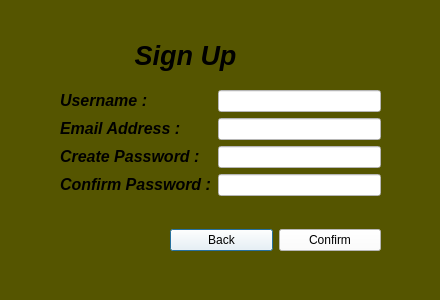
<?xml version="1.0" encoding="UTF-8"?>
<ui version="4.0">
 <class>signup</class>
 <widget class="QDialog" name="signup">
  <property name="geometry">
   <rect>
    <x>0</x>
    <y>0</y>
    <width>440</width>
    <height>300</height>
   </rect>
  </property>
  <property name="sizePolicy">
   <sizepolicy hsizetype="Fixed" vsizetype="Fixed">
    <horstretch>0</horstretch>
    <verstretch>0</verstretch>
   </sizepolicy>
  </property>
  <property name="minimumSize">
   <size>
    <width>0</width>
    <height>0</height>
   </size>
  </property>
  <property name="windowTitle">
   <string>Dialog</string>
  </property>
  <property name="styleSheet">
   <string notr="true">background-color: rgb(85, 85, 0);</string>
  </property>
  <widget class="QLabel" name="label">
   <property name="geometry">
    <rect>
     <x>40</x>
     <y>30</y>
     <width>291</width>
     <height>51</height>
    </rect>
   </property>
   <property name="text">
    <string>&lt;html&gt;&lt;head/&gt;&lt;body&gt;&lt;p align=&quot;center&quot;&gt;&lt;span style=&quot; font-size:20pt; font-weight:700; font-style:italic; color:#000000;&quot;&gt;Sign Up&lt;/span&gt;&lt;/p&gt;&lt;/body&gt;&lt;/html&gt;</string>
   </property>
  </widget>
  <widget class="QWidget" name="formLayoutWidget">
   <property name="geometry">
    <rect>
     <x>60</x>
     <y>90</y>
     <width>321</width>
     <height>121</height>
    </rect>
   </property>
   <layout class="QFormLayout" name="formLayout">
    <item row="0" column="0">
     <widget class="QLabel" name="label_2">
      <property name="text">
       <string>&lt;html&gt;&lt;head/&gt;&lt;body&gt;&lt;p&gt;&lt;span style=&quot; font-size:12pt; font-weight:700; font-style:italic;&quot;&gt;Username :&lt;/span&gt;&lt;/p&gt;&lt;/body&gt;&lt;/html&gt;</string>
      </property>
     </widget>
    </item>
    <item row="0" column="1">
     <widget class="QLineEdit" name="lineEdit">
      <property name="styleSheet">
       <string notr="true">font: 700 italic 9pt &quot;Segoe UI&quot;;
color: rgb(0, 0, 0);
background-color: rgb(255, 255, 255);</string>
      </property>
     </widget>
    </item>
    <item row="1" column="0">
     <widget class="QLabel" name="label_3">
      <property name="text">
       <string>&lt;html&gt;&lt;head/&gt;&lt;body&gt;&lt;p&gt;&lt;span style=&quot; font-size:12pt; font-weight:700; font-style:italic;&quot;&gt;Email Address :&lt;/span&gt;&lt;/p&gt;&lt;/body&gt;&lt;/html&gt;</string>
      </property>
     </widget>
    </item>
    <item row="1" column="1">
     <widget class="QLineEdit" name="lineEdit_2">
      <property name="styleSheet">
       <string notr="true">font: 700 italic 9pt &quot;Segoe UI&quot;;
color: rgb(0, 0, 0);
background-color: rgb(255, 255, 255);</string>
      </property>
     </widget>
    </item>
    <item row="2" column="0">
     <widget class="QLabel" name="label_4">
      <property name="text">
       <string>&lt;html&gt;&lt;head/&gt;&lt;body&gt;&lt;p&gt;&lt;span style=&quot; font-size:12pt; font-weight:700; font-style:italic;&quot;&gt;Create Password :&lt;/span&gt;&lt;/p&gt;&lt;/body&gt;&lt;/html&gt;</string>
      </property>
     </widget>
    </item>
    <item row="2" column="1">
     <widget class="QLineEdit" name="lineEdit_3">
      <property name="styleSheet">
       <string notr="true">font: 700 italic 9pt &quot;Segoe UI&quot;;
color: rgb(0, 0, 0);
background-color: rgb(255, 255, 255);</string>
      </property>
     </widget>
    </item>
    <item row="3" column="0">
     <widget class="QLabel" name="label_5">
      <property name="text">
       <string>&lt;html&gt;&lt;head/&gt;&lt;body&gt;&lt;p&gt;&lt;span style=&quot; font-size:12pt; font-weight:700; font-style:italic;&quot;&gt;Confirm Password :&lt;/span&gt;&lt;/p&gt;&lt;/body&gt;&lt;/html&gt;</string>
      </property>
     </widget>
    </item>
    <item row="3" column="1">
     <widget class="QLineEdit" name="lineEdit_4">
      <property name="styleSheet">
       <string notr="true">font: 700 italic 9pt &quot;Segoe UI&quot;;
color: rgb(0, 0, 0);
background-color: rgb(255, 255, 255);</string>
      </property>
     </widget>
    </item>
   </layout>
  </widget>
  <widget class="QWidget" name="horizontalLayoutWidget">
   <property name="geometry">
    <rect>
     <x>170</x>
     <y>220</y>
     <width>211</width>
     <height>41</height>
    </rect>
   </property>
   <layout class="QHBoxLayout" name="horizontalLayout">
    <item>
     <widget class="QPushButton" name="pushButton_2">
      <property name="styleSheet">
       <string notr="true">background-color: rgb(255, 255, 255);
border-color: rgb(0, 0, 0);
color: rgb(0, 0, 0);
font: 700 italic 9pt &quot;Segoe UI&quot;;</string>
      </property>
      <property name="text">
       <string>Back</string>
      </property>
     </widget>
    </item>
    <item>
     <widget class="QPushButton" name="pushButton">
      <property name="styleSheet">
       <string notr="true">background-color: rgb(255, 255, 255);
font: 700 italic 9pt &quot;Segoe UI&quot;;
color: rgb(0, 0, 0);
border-color: rgb(0, 0, 0);</string>
      </property>
      <property name="text">
       <string>Confirm</string>
      </property>
     </widget>
    </item>
   </layout>
  </widget>
 </widget>
 <resources/>
 <connections/>
</ui>
